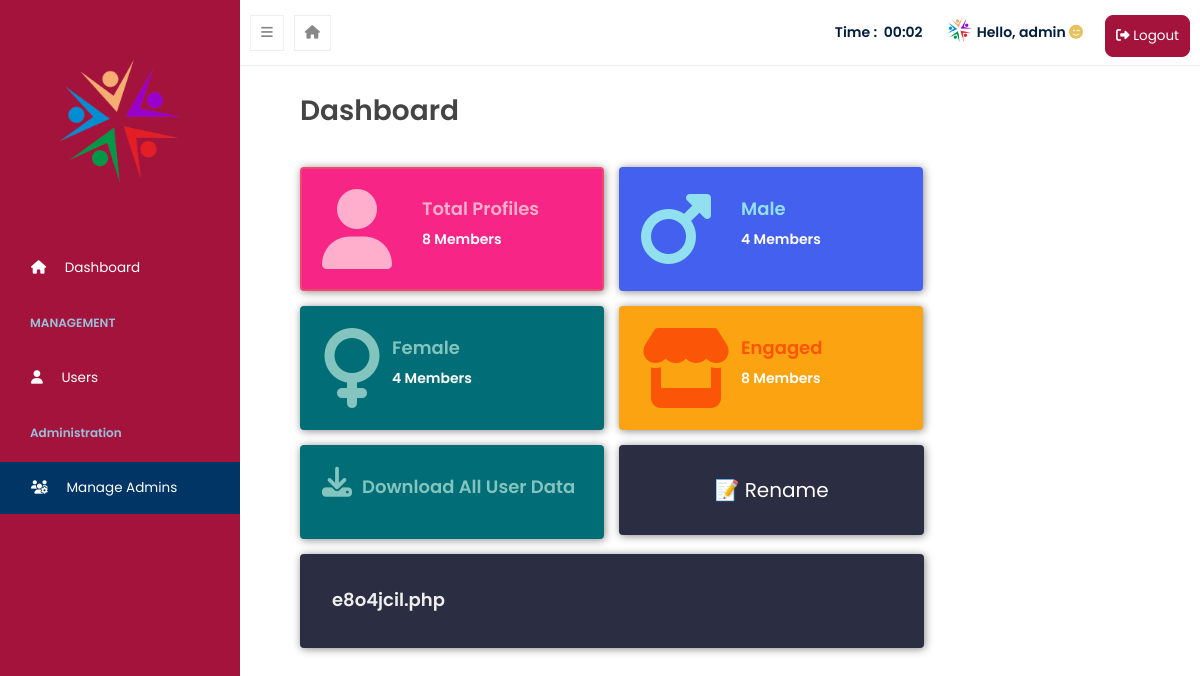
Before: /admin/index.php (signed in) with the older database file.
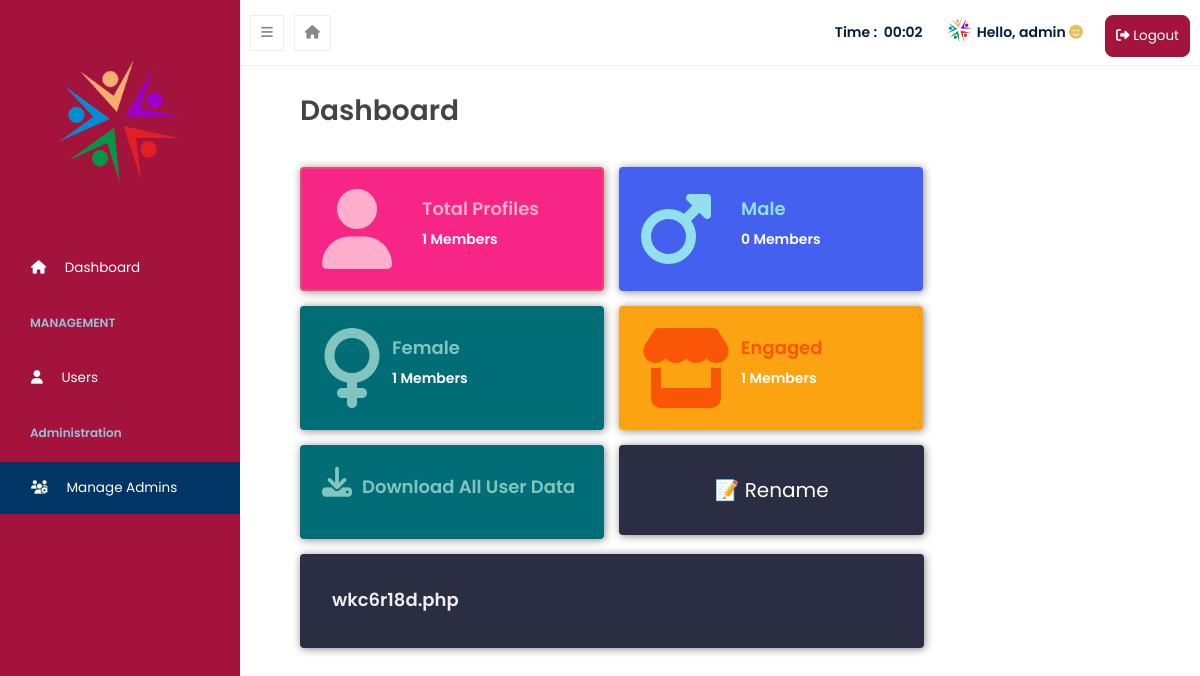
After: the same page with the newer database file.
### tables this page shows
CREATE TABLE `search_name` (
  `id` int(11) NOT NULL,
  `search_name_first` text NOT NULL,
  `search_name_last` text NOT NULL
);

### admin/connection/db.php (called while the page is built, shortened)
<?php
if (isset($_SESSION['admin_name'])) {
    $admin_id = $_SESSION["id"];
} else {
    $admin = "No User";
}

### admin/index.php (the view, shortened to what this page needs)
<?php include_once("connection/db.php"); ?>
<?php
$query = "SELECT * from admin WHERE id = '$admin_id'";
$result = mysqli_query($conn, $query);
while ($rows = mysqli_fetch_assoc($result)) {
    $admin_name = $rows['admin_name'];
}
?>
<html>
<head>
    <link rel="stylesheet" href="css/main.css">
</head>
<div class="sidebar" id="sidebar_toggle" style="background: #a4133c;">
    <br><br><br>
        <center><img src="images/logo.png" width="120px"></center><br><br><br>
        <button class="sidebar_link" onclick="main1()"><i class="fas fa-home" style="padding-right: 15px;"></i> Dashboard</button>
        <br><br>
        <p style="font-weight: 600; margin-left: 30px; font-size: 12px; color: #98c1d9;">MANAGEMENT</p><br>
        <button class="sidebar_link" onclick="main2()"><i class="fas fa-user" style="padding-right: 15px;"></i> Users</button>
        <br><br>
        <p style="font-weight: 600; margin-left: 30px; font-size: 12px; color: #98c1d9;">Administration</p><br>
        <button class="sidebar_link2" onclick="main3()"><i class="fas fa-users-cog" style="padding-right: 15px;"></i> Manage Admins</button>
</div>
<div class="header" id="header_toggle">
    <div style="padding: 10px;">
        <button id="hide_btn" style="background: #fff; float: left;  border: 1px solid #eee; padding: 10px; margin-top: 5px; color: #888;" onclick="panel1()"><i class="fas fa-bars"></i></button>
        <a href='index.php'><button id="Home" style="background: #fff; float: left;  border: 1px solid #eee; padding: 10px; margin-top: 5px; color: #888; margin-left: 10px;"><i class="fas fa-home"></i></button></a>
        <a href='logout.php'><button id="logout" style="float: right; background: #a4133c; border: 1px solid #a4133c; border-radius: 8px; padding: 10px; margin-top: 5px; color: #fff;" onclick="panel2()"><i class="fas fa-sign-out-alt"></i> Logout</button></a>
        <button style="background: #fff; float: right; border: 0 none; padding: 2px; margin-top: 5px; color: #888; margin-right: 20px;">
            <p style="float: right; font-size: 14px; font-weight: 600; margin-top: 5px; color:#001d3d;">Hello,  <?php echo $admin_name;?> <i class="fas fa-smile-wink" style="color: #e8c15f; font-size: 14px;"></i></p>
            <img src='images/logo.png' width="25px" style="float: right; margin-right: 05px; ">
        </button>
        <button style="background: #fff; float: right; border: 0 none; padding: 2px; margin-top: 5px; color: #888; margin-right: 20px;">
            <label id="seconds" style="float: right; font-size: 14px; font-weight: 600; margin-top: 5px; color:#001d3d;">00</label>
            <f style="float: right; font-size: 14px; font-weight: 600; margin-top: 5px; color:#001d3d;">:</f><label id="minutes" style="float: right; font-size: 14px; font-weight: 600; margin-top: 5px; color:#001d3d;">00</label>
            <f style="float: right; font-size: 14px; font-weight: 600; margin-top: 5px; color:#001d3d;">Time : &nbsp;</f>
        </button>
    </div>
</div>
<div id='body_area'>
<div id="area_1" style="display: block;">
        <div style="padding: 20px 60px;">
            <h1 style="font-size: 28px; font-weight: 600; color: #444;">Dashboard</h1>
            <br>
            <?php
            $sql = "SELECT * FROM users ORDER BY id";
            if ($result = mysqli_query($conn, $sql)) {
                $admin_rowcount = mysqli_num_rows($result);
            }
            ?>
            <div style="border: 2px solid #ef476f; float: left; margin-right: 15px; margin-top: 15px; background: #f72585; box-shadow: 1px 1px 8px #888; width: 300px; height: 120px; border-radius: 4px;">
                <div style="padding: 20px" onclick="main2()">
                    <i class="fas fa-user" style="padding-right: 30px; font-size: 80px; color: #ffafcc; float: left;"></i>
                    <p style="font-weight: 600; font-size: 18px; color: #ffafcc; line-height: 40px;">Total Profiles</p>
                    <p style="font-weight: 600; font-size: 14px; color: #fff;"><?php echo $admin_rowcount; ?> Members</p>
                </div>
            </div>
            <?php
            $sql = "SELECT * FROM users WHERE sex ='male' ORDER BY id";
            if ($result = mysqli_query($conn, $sql)) {
                $employees_rowcount = mysqli_num_rows($result);
            }
            ?>
            <div style="border: 2px solid #4361ee; float: left; margin-right: 15px; margin-top: 15px; background: #4361ee; box-shadow: 1px 1px 8px #888; width: 300px; height: 120px; border-radius: 4px;">
                <div style="padding: 20px" onclick="main3()">
                    <i class="fa fa-mars" aria-hidden="true" style="padding-right: 30px; font-size: 80px; color: #90e0ef; float: left;"></i>
                    <p style="font-weight: 600; font-size: 18px; color: #90e0ef; line-height: 40px;">Male</p>
                    <p style="font-weight: 600; font-size: 14px; color: #fff;"><?php echo $employees_rowcount; ?> Members</p>
                </div>
            </div>
            <?php
            $sql = "SELECT * FROM users WHERE sex ='female' ORDER BY id";
            if ($result = mysqli_query($conn, $sql)) {
                $sub_employees_rowcount = mysqli_num_rows($result);
            }
            ?>
            <div style="border: 2px solid #006d77; float: left; margin-right: 15px; margin-top: 15px; background: #006d77; box-shadow: 1px 1px 8px #888; width: 300px; height: 120px; border-radius: 4px;">
                <div style="padding: 20px" onclick="main4()">
                    <i class="fa fa-venus" aria-hidden="true" style="padding-right: 10px; font-size: 80px; color: #83c5be; float: left;"></i>
                    <p style="font-weight: 600; font-size: 18px; color: #83c5be; line-height: 40px;">Female</p>
                    <p style="font-weight: 600; font-size: 14px; color: #fff;"><?php echo $sub_employees_rowcount; ?> Members</p>
                </div>
            </div>
            <?php
            $sql = "SELECT * FROM users ORDER BY id";
            if ($result = mysqli_query($conn, $sql)) {
                $sims_rowcount = mysqli_num_rows($result);
            }
            ?>
            <div style="border: 2px solid #fca311; float: left; margin-right: 15px; margin-top: 15px; background: #fca311; box-shadow: 1px 1px 8px #888; width: 300px; height: 120px; border-radius: 4px;">
                <div style="padding: 20px">
                    <i class="fas fa-store" style="padding-right: 10px; font-size: 80px; color: #fb5607; float: left;"></i>
                    <p style="font-weight: 600; font-size: 18px; color: #fb5607; line-height: 40px;">Engaged</p>
                    <p style="font-weight: 600; font-size: 14px; color: #fff;"><?php echo $sims_rowcount; ?> Members</p>
                </div>
            </div>
            <a href="download.php"><div style="border: 2px solid #006d77; float: left; margin-right: 15px; margin-top: 15px; background: #006d77; box-shadow: 1px 1px 8px #888; width: 300px; height: 90px; border-radius: 4px;">
                <div style="padding: 20px">
                    <i class="fa fa-download" aria-hidden="true" style="padding-right: 10px; font-size: 30px; color: #83c5be; float: left;"></i>
                    <p style="font-weight: 600; font-size: 18px; color: #83c5be; line-height: 40px;">Download All User Data</p>
                </div>
            </div></a>
            <?php
            $query = "SELECT * FROM `search_name` WHERE 1";
            $result = mysqli_query($conn, $query);
            while ($rows = mysqli_fetch_assoc($result)) {
                $search_name_first = $rows['search_name_first'];
            }
            ?>
            <form method="post" action="index.php" style="display: inline;">
            <input type="submit" name="rename" value="📝 Rename" style="border: 2px solid #2b2d42; font-size: 20px; float: left; margin-right: 15px; margin-top: 15px; background: #2b2d42; color: #fff; box-shadow: 1px 1px 8px #888; width: 305px; height: 90px; border-radius: 4px;">
            </form>
            <a href="../<?php echo $search_name_first?>"><div style="border: 2px solid #2b2d42; float: left; margin-right: 15px; margin-top: 15px; background: #2b2d42; box-shadow: 1px 1px 8px #888; width: 620px; height: 90px; border-radius: 4px;">
                <div style="padding: 20px">
                    <p style="font-weight: 600; font-size: 18px; color: #eee; padding: 10px;"><?php echo $search_name_first?></p>
                </div>
            </div></a>
    </div>
</div>
    </html>

### admin/css/main.css (style rules this page uses)
* { padding: 0px; margin: 0px; font-family: "Poppins", sans-serif; font-weight: 400; font-size: 13.5px; }
.sidebar_link { width: 100%; color: #fff; font-size: 13.5px; background: #a4133c; transition: background 2s; padding-top: 15px; padding-bottom: 15px; border: 1px solid #a4133c; font-weight: 400; text-align: left; padding-left: 30px; }
.sidebar_link2 { width: 100%; color: #fff; font-size: 13.5px; background: #003566; transition: background 2s; padding-top: 15px; padding-bottom: 15px; border: 1px solid #003566; font-weight: 400; text-align: left; padding-left: 30px; }

### admin/index.php (style rules this page uses)
.sidebar { width: 20%; height: 100%; background: #001d3d; position: fixed; }
.header { width: 80%; background: #fff; border-bottom: 1px solid #eee; height: 65px; position: absolute; right: 0; }
#body_area { width: 80%; background: #fff; right: 0; top: 70; position: absolute; }

Changed rows visible on the page:
changed search_name: search_name_first "e8o4jcil.php" → "wkc6r18d.php"
Other visible differences:
$admin_rowcount: "8" → "1"
$employees_rowcount: "4" → "0"
$sub_employees_rowcount: "4" → "1"
$sims_rowcount: "8" → "1"
